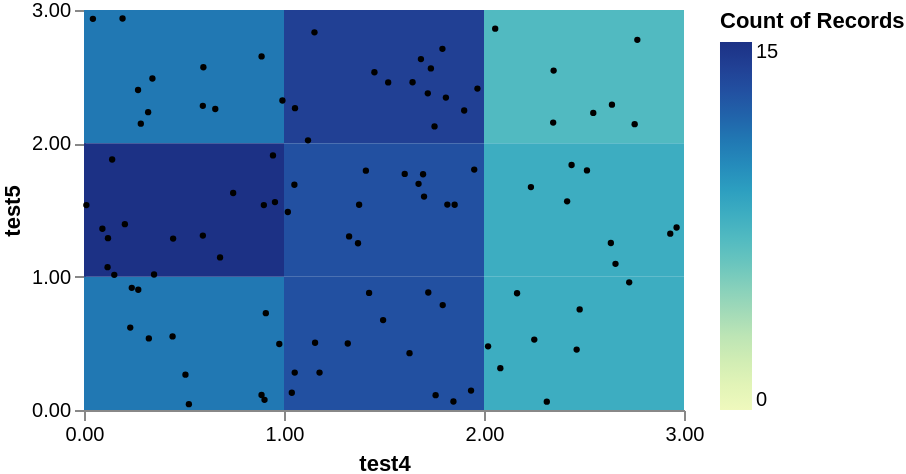

This figure's Vega-Lite source:
### Vega specification from a JSON file in a GitHub repository (floating-point values rounded to 4 significant figures)
{"$schema": "https://vega.github.io/schema/vega/v5.json", "width": 300, "height": 200, "signals": [{"name": "max_x_bins", "value": 4, "description": "Max number X bins", "bind": {"input": "range", "min": 1, "max": 100, "step": 1}}, {"name": "max_y_bins", "value": 4, "description": "Max number Y bins", "bind": {"input": "range", "min": 1, "max": 100, "step": 1}}, {"name": "x_name", "value": "test4"}, {"name": "y_name", "value": "test5"}], "data": [{"name": "points", "values": [{"test4": 2.314, "test5": 0.06226}, {"test4": 1.901, "test5": 2.246}, {"test4": 1.496, "test5": 0.6744}, {"test4": 0.5942, "test5": 2.282}, {"test4": 0.5073, "test5": 0.265}, {"test4": 2.056, "test5": 2.86}, {"test4": 0.01184, "test5": 1.537}, {"test4": 2.438, "test5": 1.838}, {"test4": 2.165, "test5": 0.8756}, {"test4": 2.753, "test5": 2.144}, {"test4": 1.628, "test5": 0.4265}, {"test4": 1.12, "test5": 2.022}, {"test4": 1.325, "test5": 1.302}, {"test4": 1.853, "test5": 1.539}, {"test4": 1.951, "test5": 1.803}, {"test4": 2.416, "test5": 1.565}, {"test4": 2.726, "test5": 0.9577}, {"test4": 0.2714, "test5": 0.9021}, {"test4": 0.342, "test5": 2.486}, {"test4": 0.1407, "test5": 1.879}, {"test4": 1.643, "test5": 2.458}, {"test4": 0.5968, "test5": 2.571}, {"test4": 1.055, "test5": 2.264}, {"test4": 0.8879, "test5": 2.652}, {"test4": 0.9765, "test5": 0.495}, {"test4": 1.178, "test5": 0.2804}, {"test4": 2.463, "test5": 0.4535}, {"test4": 1.152, "test5": 2.833}, {"test4": 2.963, "test5": 1.369}, {"test4": 2.478, "test5": 0.7541}, {"test4": 1.792, "test5": 2.708}, {"test4": 1.604, "test5": 1.771}, {"test4": 0.1178, "test5": 1.072}, {"test4": 0.2388, "test5": 0.9164}, {"test4": 0.9922, "test5": 2.321}, {"test4": 0.1199, "test5": 1.288}, {"test4": 0.9448, "test5": 1.909}, {"test4": 1.039, "test5": 0.1293}, {"test4": 2.64, "test5": 2.29}, {"test4": 2.634, "test5": 1.253}, {"test4": 1.817, "test5": 1.54}, {"test4": 1.794, "test5": 0.7866}, {"test4": 0.9026, "test5": 0.0762}, {"test4": 0.9092, "test5": 0.7262}, {"test4": 1.673, "test5": 1.697}, {"test4": 1.425, "test5": 0.8784}, {"test4": 0.1928, "test5": 2.936}, {"test4": 1.019, "test5": 1.485}, {"test4": 2.931, "test5": 1.322}, {"test4": 0.9548, "test5": 1.559}, {"test4": 1.734, "test5": 2.562}, {"test4": 0.2043, "test5": 1.394}, {"test4": 2.346, "test5": 2.156}, {"test4": 1.758, "test5": 0.1113}, {"test4": 1.052, "test5": 1.69}, {"test4": 0.8992, "test5": 1.537}, {"test4": 2.02, "test5": 0.4776}, {"test4": 0.1514, "test5": 1.013}, {"test4": 0.3242, "test5": 0.5367}, {"test4": 2.657, "test5": 1.096}, {"test4": 0.6563, "test5": 2.257}, {"test4": 0.3206, "test5": 2.234}, {"test4": 1.409, "test5": 1.795}, {"test4": 0.4429, "test5": 0.5521}, {"test4": 1.935, "test5": 0.1459}, {"test4": 0.7458, "test5": 1.627}, {"test4": 0.6803, "test5": 1.144}, {"test4": 2.767, "test5": 2.776}, {"test4": 1.7, "test5": 1.6}, {"test4": 0.04458, "test5": 2.934}, {"test4": 1.719, "test5": 2.375}, {"test4": 1.685, "test5": 2.632}, {"test4": 1.753, "test5": 2.127}, {"test4": 0.4456, "test5": 1.285}, {"test4": 2.082, "test5": 0.3139}, {"test4": 1.319, "test5": 0.4986}, {"test4": 1.521, "test5": 2.457}, {"test4": 0.2703, "test5": 2.4}, {"test4": 1.695, "test5": 1.768}, {"test4": 0.5943, "test5": 1.308}, {"test4": 0.8877, "test5": 0.1127}, {"test4": 0.09205, "test5": 1.359}, {"test4": 2.235, "test5": 1.672}, {"test4": 1.155, "test5": 0.5042}, {"test4": 2.515, "test5": 1.797}, {"test4": 2.348, "test5": 2.546}, {"test4": 1.809, "test5": 2.343}, {"test4": 1.847, "test5": 0.0635}, {"test4": 2.251, "test5": 0.5281}, {"test4": 1.376, "test5": 1.539}, {"test4": 1.452, "test5": 2.533}, {"test4": 0.5244, "test5": 0.0439}, {"test4": 2.546, "test5": 2.228}, {"test4": 1.37, "test5": 1.251}, {"test4": 0.3502, "test5": 1.016}, {"test4": 0.284, "test5": 2.147}, {"test4": 0.2313, "test5": 0.6179}, {"test4": 1.721, "test5": 0.8815}, {"test4": 1.967, "test5": 2.411}, {"test4": 1.054, "test5": 0.2803}]}, {"name": "heatmap_bins", "source": "points", "transform": [{"type": "extent", "field": {"signal": "x_name"}, "signal": "x_extent"}, {"type": "bin", "field": {"signal": "x_name"}, "as": ["x_start", "x_end"], "signal": "x_bins", "extent": {"signal": "x_extent"}, "maxbins": {"signal": "max_x_bins"}}, {"type": "extent", "field": {"signal": "y_name"}, "signal": "y_extent"}, {"type": "bin", "field": {"signal": "y_name"}, "as": ["y_start", "y_end"], "signal": "y_bins", "extent": {"signal": "y_extent"}, "maxbins": {"signal": "max_y_bins"}}, {"type": "aggregate", "groupby": ["x_start", "x_end", "y_start", "y_end"], "ops": ["count"], "as": ["__count"]}]}], "marks": [{"name": "marks", "type": "rect", "style": ["rect"], "from": {"data": "heatmap_bins"}, "encode": {"update": {"fill": {"scale": "color", "field": "__count"}, "x2": {"scale": "x", "field": "x_start"}, "x": {"scale": "x", "field": "x_end"}, "y2": {"scale": "y", "field": "y_start"}, "y": {"scale": "y", "field": "y_end"}}}}, {"type": "symbol", "from": {"data": "points"}, "encode": {"enter": {"fillOpacity": {"value": 1}, "fill": {"value": "black"}}, "update": {"x": {"scale": "x", "field": {"signal": "x_name"}}, "y": {"scale": "y", "field": {"signal": "y_name"}}, "size": {"value": 10}}}}], "scales": [{"name": "x", "type": "linear", "domain": {"signal": "[x_bins.start, x_bins.stop]"}, "range": [0, {"signal": "width"}], "bins": {"signal": "x_bins"}, "zero": false}, {"name": "y", "type": "linear", "domain": {"signal": "[y_bins.start, y_bins.stop]"}, "range": [{"signal": "height"}, 0], "bins": {"signal": "y_bins"}, "zero": false}, {"name": "color", "type": "linear", "domain": {"data": "heatmap_bins", "field": "__count"}, "range": "heatmap", "interpolate": "hcl", "zero": true}], "axes": [{"scale": "x", "orient": "bottom", "title": {"signal": "x_name"}, "labelOverlap": true, "tickCount": {"signal": "ceil(width/3)"}}, {"scale": "y", "orient": "left", "title": {"signal": "y_name"}, "labelOverlap": true, "tickCount": {"signal": "ceil(height/3)"}}], "legends": [{"fill": "color", "gradientLength": {"signal": "height - 16"}, "title": "Count of Records"}]}
